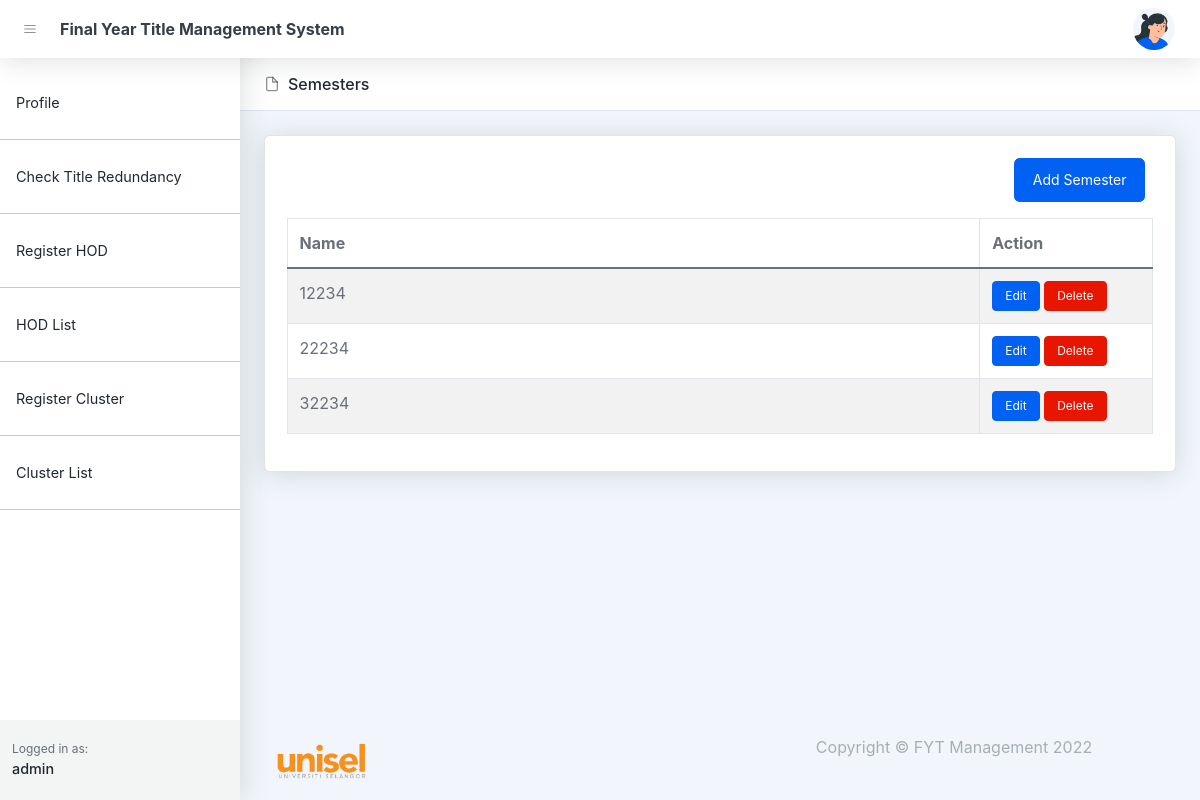
Screenshot of /semester.php (signed in) with the database file from the repository.
### tables this page shows
CREATE TABLE `semesters` (
  `id` bigint(20) UNSIGNED NOT NULL,
  `name` varchar(255) DEFAULT NULL,
  `created_at` timestamp NULL DEFAULT NULL,
  `updated_at` timestamp NULL DEFAULT NULL
);

### semester.php (the view, shortened to what this page needs)
<!DOCTYPE html>
<html lang="en">
    <head>
       <?php include('layout_admin/header.php')?>
    </head>
    <body class="nav-fixed">
        <?php include('layout_admin/navbar.php')?>
        <div id="layoutSidenav">
            <div id="layoutSidenav_nav">
                <?php include('layout_admin/sidenav.php')?>
            </div>
            <div id="layoutSidenav_content">
                <main>
                    <header class="page-header page-header-compact page-header-light border-bottom bg-white mb-4">
                        <div class="container-xl px-4">
                            <div class="page-header-content">
                                <div class="row align-items-center justify-content-between pt-3">
                                    <div class="col-auto mb-3">
                                        <h1 class="page-header-title">
                                            <div class="page-header-icon"><i data-feather="file"></i></div>
                                            Semesters
                                        </h1>
                                    </div>
                                </div>
                            </div>
                        </div>
                    </header>
                    <?php
                       $conn = setDbConnection();
                       $sql = "select * from semesters";
                       $result = $conn->query($sql);
                       $semesters = [];
                       if ($result->num_rows > 0) {
                        while ($row = $result->fetch_assoc()) {
                            $semesters[] = $row;
                        }
                    }
                    ?>
                    <div class="container-xl px-4">
                        <div class="card mb-4">
                            <div class="card-body">
                                <div class="d-flex justify-content-end align-items-center mb-3">
                                    <a href="/fyp/register-semester.php" class="btn btn-primary me-2">Add Semester</a>
                                </div>
                                <table class="table table-bordered table-striped table-hover">
                                    <thead>
                                        <tr>
                                            <th style="width: 80%;">Name</th>
                                            <th>Action</th>
                                        </tr>
                                    </thead>
                                    <tbody>
                                        <?php
                                            if(isset($semesters)){
                                                foreach ($semesters as $key => $value) { ?>
                                                    <tr>
                                                        <td><?php echo $value['name']?></td>
                                                        <td><a class="btn btn-sm btn-primary" href="/fyp/edit-semester.php?id=<?php echo $value['id']?>">Edit</a>
                                                        <a class="btn btn-sm btn-danger" href="/fyp/controllers/fypcoordinator/delete-semester.php?id=<?php echo $value['id']?>">Delete</a></td>
                                                    </tr>
                                        <?php   }
                                            }
                                        ?>
                                    </tbody>
                                </table>
                            </div>
                        </div>
                    </div>
                </main>
                <?php include('layout_admin/footer.php')?>
            </div>
        </div>
    </body>
</html>

### rows the page displays
semesters: name "12234"
semesters: name "22234"
semesters: name "32234"

### other values shown
$dahboard "Check Title Redundancy"
$_SESSION['name'] "admin"
